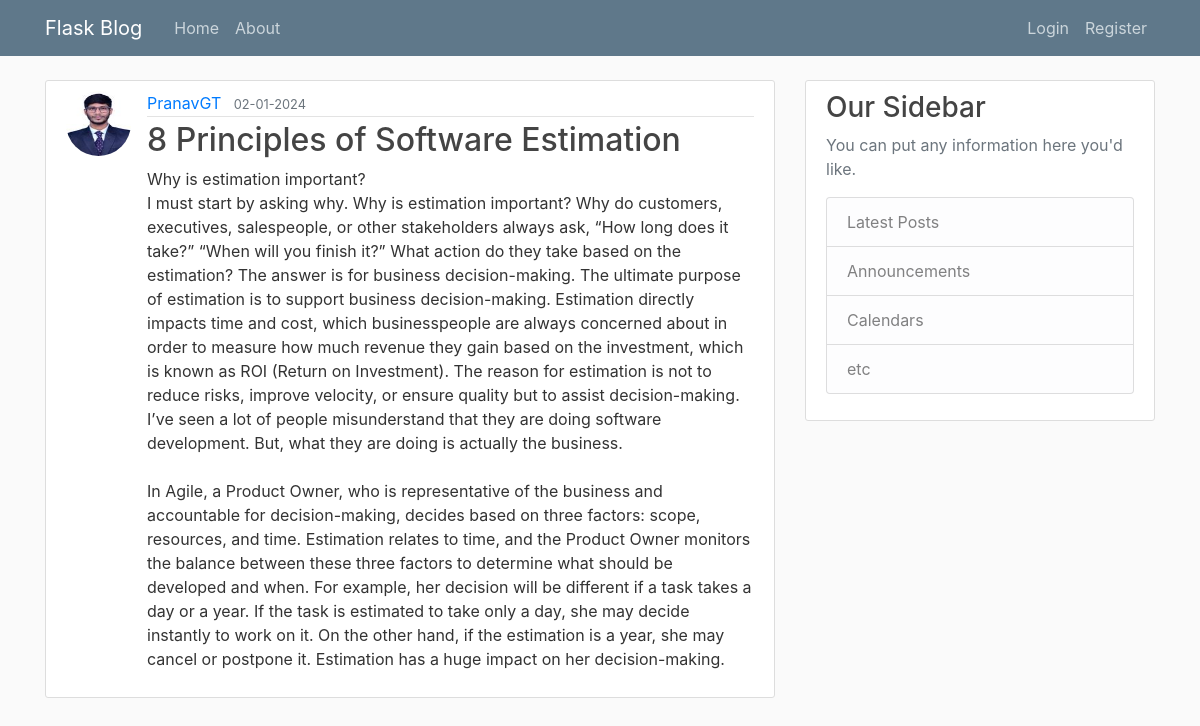
/post/10, run on the app's committed database.
### flaskblog/models.py (models this page shows, shortened)
class User(db.Model, UserMixin):
    id = db.Column(db.Integer, primary_key = True)
    username = db.Column(db.String(20), unique = True, nullable = False )
    email = db.Column(db.String(120), unique = True, nullable = False )
    image_file = db.Column(db.String(20), nullable=False, default='default.jpg')
    password = db.Column(db.String(60), nullable=False)
    posts = db.relationship('Post', backref='author', lazy=True)

class Post(db.Model):
    id = db.Column(db.Integer, primary_key = True)
    title = db.Column(db.String(100), nullable=False)
    date_posted = db.Column(db.DateTime, nullable=False, default=datetime.now)
    content = db.Column(db.Text, nullable=False)
    user_id = db.Column(db.Integer, db.ForeignKey('user.id'), nullable=False )

### flaskblog/routes.py (the view)
@app.route('/post/<int:post_id>')
def post(post_id):
    post = Post.query.get_or_404(post_id)
    return render_template('post.html', title = post.title, post=post)

### flaskblog/templates/post.html (shortened to what this page needs)
{% extends "layout.html" %}
{% block content %}
<article class="media content-section">
    <img src="{{ url_for('static', filename='profile_pics/' + post.author.image_file) }}"
        class="rounded-circle article-img">
    <div class="media-body">
        <div class="article-metadata">
            <a class="mr-2" href="{{ url_for('user_posts', username=post.author.username) }}">{{ post.author.username }}</a>
            <small class="text-muted">{{ post.date_posted.strftime('%d-%m-%Y') }}</small>
        </div>
        <h2 class="article-title">{{ post.title }}</h2>
        <p class="article-content">{{ post.content }}</p>
    </div>
</article>
{% endblock content %}

### flaskblog/static/main.css (style rules this page uses)
body { background: #fafafa; color: #333333; margin-top: 5rem; }
h1, h2, h3, h4, h5, h6 { color: #444444; }
.content-section { background: #ffffff; padding: 10px 20px; border: 1px solid #dddddd; border-radius: 3px; margin-bottom: 20px; }
.article-title { color: #444444; }
.article-content { white-space: pre-line; }
.article-img { height: 65px; width: 65px; margin-right: 16px; }
.article-metadata { padding-bottom: 1px; margin-bottom: 4px; border-bottom: 1px solid #e3e3e3 }

### data on the page
User: image_file (picture), author.username "PranavGT"
Post: date_posted "02-01-2024", title "8 Principles of Software Estimation", content "Why is estimation important? I must start by asking why. Why is estimation important? Why do customers, executives, salespeople, or other stakeholders always ask, “How long does it take?” “When will you finish it?” What action do they take based on the estimation? The answer is for business decision-making. The ultimate purpose of estimation is to support business decision-making. Estimation directly impacts time and cost, which businesspeople are always concerned about in order to measure how much revenue they gain based on the investment, which is known as ROI (Return on Investment). The reason for estimation is not to reduce risks, improve velocity, or ensure quality but to assist…"
